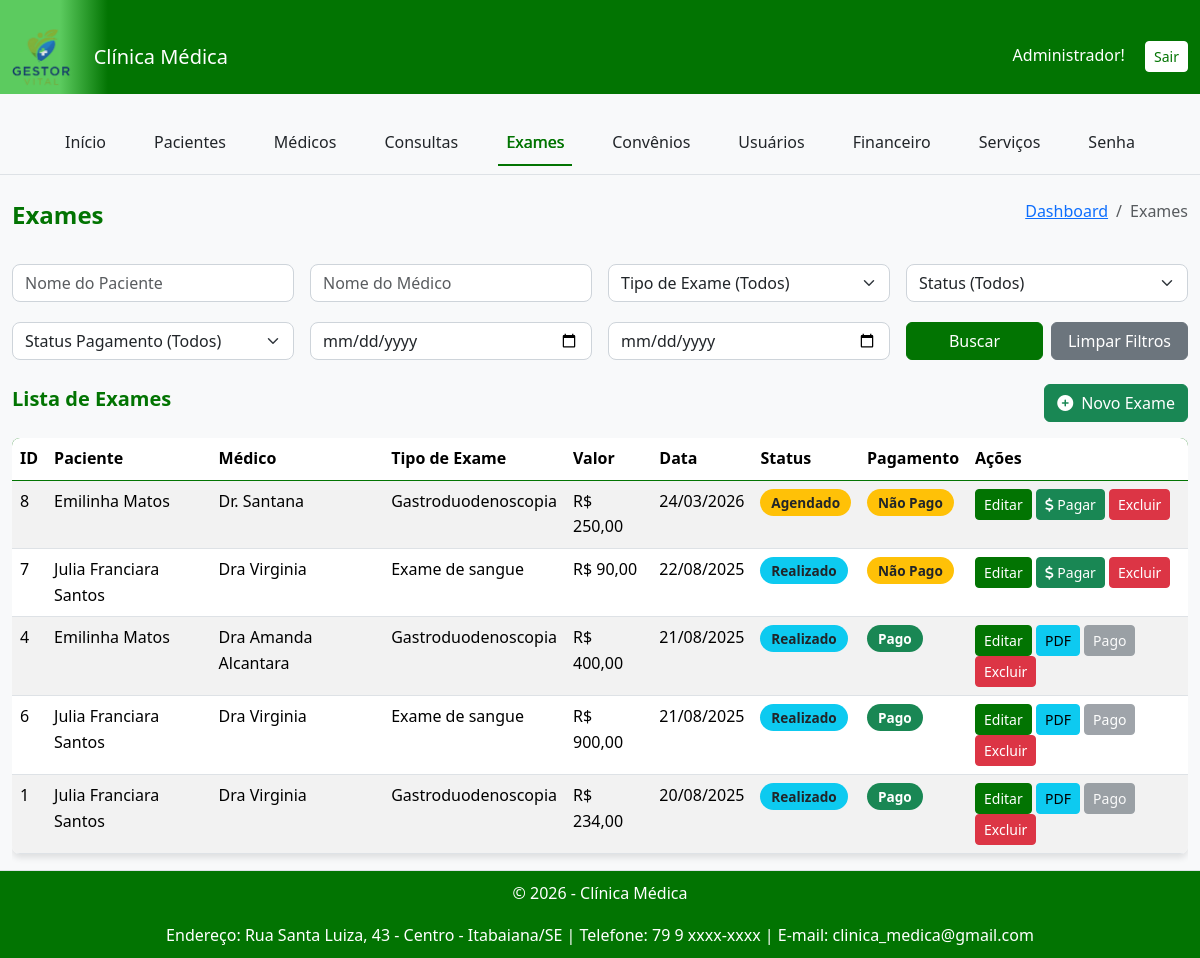
The app's page /clinica_medica/private/exames/listar_exames.php (signed in) with its own data.
### tables this page shows
CREATE TABLE `identidade_clinica` (
  `id` int(11) NOT NULL,
  `nome_clinica` varchar(255) NOT NULL,
  `url_logo` varchar(255) DEFAULT NULL,
  `endereco` varchar(255) DEFAULT NULL,
  `telefone` varchar(20) DEFAULT NULL,
  `email` varchar(100) DEFAULT NULL,
  `ultimo_update` timestamp NOT NULL DEFAULT CURRENT_TIMESTAMP ON UPDATE CURRENT_TIMESTAMP,
  `cor_primaria` varchar(7) DEFAULT '#007bff'
);

CREATE TABLE `exames` (
  `id` int(11) NOT NULL,
  `paciente_id` int(11) NOT NULL,
  `medico_id` int(11) NOT NULL,
  `data_exame` date NOT NULL,
  `resultado` text,
  `status` enum('Agendado','Realizado','Com Laudo','Cancelado') NOT NULL DEFAULT 'Agendado',
  `data_criacao` datetime DEFAULT CURRENT_TIMESTAMP,
  `data_atualizacao` datetime DEFAULT CURRENT_TIMESTAMP ON UPDATE CURRENT_TIMESTAMP,
  `nome_arquivo` varchar(255) DEFAULT NULL,
  `servico_id` int(11) DEFAULT NULL
);

CREATE TABLE `pacientes` (
  `id` int(11) NOT NULL,
  `nome` varchar(100) NOT NULL,
  `cpf` varchar(14) NOT NULL,
  `data_nascimento` date DEFAULT NULL,
  `telefone` varchar(20) DEFAULT NULL,
  `email` varchar(100) DEFAULT NULL,
  `endereco` text,
  `convenio_id` int(11) DEFAULT NULL,
  `observacoes` text,
  `criado_em` timestamp NOT NULL DEFAULT CURRENT_TIMESTAMP
);

CREATE TABLE `medicos` (
  `id` int(11) NOT NULL,
  `nome` varchar(100) NOT NULL,
  `crm` varchar(20) NOT NULL,
  `especialidade` varchar(100) NOT NULL,
  `telefone` varchar(20) DEFAULT NULL,
  `email` varchar(100) DEFAULT NULL,
  `horario_atendimento` text,
  `criado_em` timestamp NOT NULL DEFAULT CURRENT_TIMESTAMP,
  `usuario_id` int(11) DEFAULT NULL
);

CREATE TABLE `servicos` (
  `id` int(11) NOT NULL,
  `nome` varchar(255) NOT NULL,
  `preco` decimal(10,2) NOT NULL,
  `tipo` enum('Consulta','Exame') NOT NULL,
  `descricao` text,
  `data_criacao` timestamp NOT NULL DEFAULT CURRENT_TIMESTAMP
);

### config/helpers.php (called while the page is built, shortened)
<?php
function get_contrast_color($hexcolor) {
    $hexcolor = ltrim($hexcolor, '#');
    $r = hexdec(substr($hexcolor, 0, 2));
    $g = hexdec(substr($hexcolor, 2, 2));
    $b = hexdec(substr($hexcolor, 4, 2));
    $luminance = (0.299 * $r + 0.587 * $g + 0.114 * $b) / 255;
    return $luminance > 0.5 ? '#000000' : '#FFFFFF';
}
?>

### clinica_medica/private/exames/listar_exames.php (the view, shortened to what this page needs)
<?php
require_once __DIR__ . '/../../config/config.php';
include_once __DIR__ . '/../includes/cabecalho.php';
include_once __DIR__ . '/../includes/menu.php';
$paciente_nome = $_GET['paciente_nome'] ?? '';
$medico_nome = $_GET['medico_nome'] ?? '';
$data_inicio = $_GET['data_inicio'] ?? '';
$data_fim = $_GET['data_fim'] ?? '';
$status_pagamento = $_GET['status_pagamento'] ?? '';
try {
    $sql = "SELECT e.*,
                   p.nome AS nome_paciente,
                   m.nome AS nome_medico,
                   s.nome AS nome_servico,
                   s.preco AS preco_servico,
                   COALESCE(pg.valor, s.preco, 0) AS valor_exibido,
                   CASE WHEN pg.id IS NOT NULL THEN 'Pago' ELSE 'Não Pago' END AS status_pagamento_display
            FROM exames e
            INNER JOIN pacientes p ON e.paciente_id = p.id
            INNER JOIN medicos m ON e.medico_id = m.id
            LEFT JOIN servicos s ON e.servico_id = s.id
            LEFT JOIN pagamentos pg ON e.id = pg.exame_id
            WHERE 1=1";
    $sql .= " ORDER BY e.data_exame DESC";
    $stmt = $conn->prepare($sql);
    $stmt->execute();
    $result = $stmt->get_result();
} catch (Exception $e) {
    $mensagem_erro = "Erro ao carregar exames: " . $e->getMessage();
    $result = false;
}
?>
<div class="container mt-4">
    <div class="d-flex justify-content-between align-items-center mb-4">
        <h4>Exames</h4>
        <nav aria-label="breadcrumb">
            <ol class="breadcrumb">
                <li class="breadcrumb-item"><a href="../dashboard.php">Dashboard</a></li>
                <li class="breadcrumb-item active" aria-current="page">Exames</li>
            </ol>
        </nav>
    </div>
    <form action="" method="GET" class="mb-4">
        <div class="row g-3">
            <div class="col-md-6 col-lg-3">
                <input type="text" class="form-control" name="paciente_nome" placeholder="Nome do Paciente" value="<?= htmlspecialchars($paciente_nome) ?>">
            </div>
            <div class="col-md-6 col-lg-3">
                <input type="text" class="form-control" name="medico_nome" placeholder="Nome do Médico" value="<?= htmlspecialchars($medico_nome) ?>">
            </div>
            <div class="col-md-6 col-lg-3">
                <select class="form-select" name="tipo_exame_filtro">
                    <option value="">Tipo de Exame (Todos)</option>
                </select>
            </div>
            <div class="col-md-6 col-lg-3">
                <select class="form-select" name="status">
                    <option value="">Status (Todos)</option>
                </select>
            </div>
        </div>
        <div class="row g-3 mt-1">
            <div class="col-md-6 col-lg-3">
                <select class="form-select" name="status_pagamento">
                    <option value="Todos" <?= ($status_pagamento == 'Todos') ? 'selected' : '' ?>>Status Pagamento (Todos)</option>
                </select>
            </div>
            <div class="col-md-6 col-lg-3">
                <input type="date" class="form-control" id="data_inicio" name="data_inicio" value="<?= htmlspecialchars($data_inicio) ?>">
            </div>
            <div class="col-md-6 col-lg-3">
                <input type="date" class="form-control" id="data_fim" name="data_fim" value="<?= htmlspecialchars($data_fim) ?>">
            </div>
            <div class="col-md-6 col-lg-3 d-flex align-items-end">
                <button type="submit" class="btn btn-primary w-100 me-2">Buscar</button>
                <a href="listar_exames.php" class="btn btn-secondary w-100">Limpar Filtros</a>
            </div>
        </div>
    </form>
    <div class="d-flex justify-content-between align-items-center mb-3">
        <h5>Lista de Exames</h5>
        <a href="cadastrar_exame.php" class="btn btn-success">
            <i class="fas fa-plus-circle me-2"></i>Novo Exame
        </a>
    </div>
    <?php if ($result && $result->num_rows > 0): ?>
        <div class="table-responsive">
            <table class="table table-striped table-hover">
                <thead>
                    <tr>
                        <th>ID</th>
                        <th>Paciente</th>
                        <th>Médico</th>
                        <th>Tipo de Exame</th>
                        <th>Valor</th>
                        <th>Data</th>
                        <th>Status</th>
                        <th>Pagamento</th>
                        <th>Ações</th>
                    </tr>
                </thead>
                <tbody>
                    <?php while ($exame = $result->fetch_assoc()): ?>
                        <tr>
                            <td><?= htmlspecialchars($exame['id']) ?></td>
                            <td><?= htmlspecialchars($exame['nome_paciente']) ?></td>
                            <td><?= htmlspecialchars($exame['nome_medico']) ?></td>
                            <td><?= htmlspecialchars($exame['nome_servico']) ?></td>
                            <td>R$ <?= number_format($exame['valor_exibido'] ?? 0, 2, ',', '.') ?></td>
                            <td><?= date('d/m/Y', strtotime($exame['data_exame'])) ?></td>
                            <td>
                                <span class="badge
                                    <?php
                                    switch ($exame['status']) {
                                        case 'Agendado': echo 'bg-warning text-dark'; break;
                                        case 'Realizado': echo 'bg-info text-dark'; break;
                                    }
                                    ?>">
                                    <?= htmlspecialchars($exame['status']) ?>
                                </span>
                            </td>
                            <td>
                                <span class="badge
                                    <?php
                                    if ($exame['status_pagamento_display'] == 'Pago') {
                                        echo 'bg-success';
                                    } else {
                                        echo 'bg-warning text-dark';
                                    }
                                    ?>">
                                    <?= htmlspecialchars($exame['status_pagamento_display']) ?>
                                </span>
                            </td>
                            <td>
                                <a href="editar_exame.php?id=<?= htmlspecialchars($exame['id']) ?>" class="btn btn-sm btn-primary">Editar</a>
                                <?php if (!empty($exame['resultado'])): ?>
                                    <a href="gerar_laudo_pdf.php?id=<?= htmlspecialchars($exame['id']) ?>" class="btn btn-sm btn-info" target="_blank">PDF</a>
                                <?php endif; ?>
                                <?php if ($exame['status_pagamento_display'] !== 'Pago'): ?>
                                <button type="button" class="btn btn-sm btn-success" data-bs-toggle="modal" data-bs-target="#modalPagamento"
                                    data-id="<?= htmlspecialchars($exame['id']) ?>"
                                    data-valor="<?= htmlspecialchars($exame['preco_servico'] ?? 0) ?>">
                                    <i class="fas fa-dollar-sign"></i> Pagar
                                </button>
                                <?php else: ?>
                                <button type="button" class="btn btn-sm btn-secondary" disabled>Pago</button>
                                <?php endif; ?>
                                <a href="excluir_exame.php?id=<?= htmlspecialchars($exame['id']) ?>" class="btn btn-sm btn-danger" onclick="return confirm('Tem certeza que deseja excluir este exame? Esta ação é irreversível e também removerá o arquivo anexo.');">Excluir</a>
                            </td>
                        </tr>
                    <?php endwhile; ?>
                </tbody>
            </table>
        </div>
    <?php else: ?>
        <div class="alert alert-info" role="alert">Nenhum exame encontrado.</div>
    <?php endif; ?>
</div>
<?php
include_once __DIR__ . '/../includes/rodape.php';
?>

### clinica_medica/private/includes/cabecalho.php (shortened to what this page needs)
<?php
require_once __DIR__ . '/../../config/config.php';
require_once __DIR__ . '/../../../config/helpers.php';
$caminho_base_do_projeto = '/';
$nome_clinica = "Clínica Médica";
$url_logo = "logo_padrao.png";
$cor_primaria = "#007bff";
try {
    $sql = "SELECT nome_clinica, url_logo, cor_primaria FROM identidade_clinica ORDER BY id DESC LIMIT 1";
    $result = $conn->query($sql);
    if ($result && $result->num_rows > 0) {
        $identidade = $result->fetch_assoc();
        $nome_clinica = htmlspecialchars($identidade['nome_clinica']);
        if (!empty($identidade['url_logo'])) {
            $url_logo = htmlspecialchars($identidade['url_logo']);
        }
        if (!empty($identidade['cor_primaria'])) {
            $cor_primaria = htmlspecialchars($identidade['cor_primaria']);
        }
    }
} catch (Exception $e) {
    error_log("Erro ao buscar identidade da clínica: " . $e->getMessage());
}
$nome_pasta_clinica = 'clinica_medica';
$caminho_base_clinica_publica = $caminho_base_do_projeto . $nome_pasta_clinica . '/public/';
$caminho_base_clinica_uploads = $caminho_base_do_projeto . $nome_pasta_clinica . '/';
$cor_contraste = get_contrast_color($cor_primaria);
?>
<!DOCTYPE html>
<html lang="pt-br">
<head>
    <link href="https://cdn.jsdelivr.net/npm/bootstrap@5.3.2/dist/css/bootstrap.min.css" rel="stylesheet">
    <link rel="stylesheet" href="https://cdnjs.cloudflare.com/ajax/libs/font-awesome/6.5.2/css/all.min.css">
    <link rel="stylesheet" href="<?= $caminho_base_clinica_publica . 'assets/css/style.css' ?>">
</head>
<body>
<nav class="navbar navbar-expand-lg navbar-dark navbar-custom">
    <div class="container-fluid">
        <a class="navbar-brand" href="../dashboard.php">
            <img src="<?= $caminho_base_clinica_uploads . $url_logo ?>" alt="Logo da <?= $nome_clinica ?>" class="logo-img">
            <span class="ms-2"><?= $nome_clinica ?></span>
        </a>
        <div>
            <span class="me-3" style="color: <?= $cor_contraste ?>;"><?= htmlspecialchars($_SESSION['usuario_nome']); ?>!</span>
            <a href="<?= $caminho_base_do_projeto ?>logout.php" class="btn btn-sm btn-custom-logout">Sair</a>
        </div>
    </div>
</nav>
<div class="container-fluid">
    <div class="row">

### clinica_medica/private/includes/rodape.php (shortened to what this page needs)
<?php
$dados_rodape = [
    'nome_clinica' => 'Clínica Médica',
    'endereco' => '',
    'telefone' => '',
    'email' => '',
    'cor_primaria' => '#f8f9fa'
];
try {
    if (isset($conn) && $conn->ping()) {
        $sql = "SELECT nome_clinica, endereco, telefone, email, cor_primaria FROM identidade_clinica ORDER BY id DESC LIMIT 1";
        $result = $conn->query($sql);
        if ($result && $result->num_rows > 0) {
            $dados_rodape = $result->fetch_assoc();
        }
    }
} catch (Exception $e) {
    error_log("Erro ao buscar dados do rodapé: " . $e->getMessage());
}
?>
    <footer style="text-align: center; padding: 10px; background-color: <?= htmlspecialchars($dados_rodape['cor_primaria']) ?>; color: white; border-top: 1px solid #dee2e6;">
        <p>&copy; <?= date('Y') ?> - <?= htmlspecialchars($dados_rodape['nome_clinica']) ?></p>
        <p style="margin-bottom: 0;">
            Endereço: <?= htmlspecialchars($dados_rodape['endereco']) ?> |
            Telefone: <?= htmlspecialchars($dados_rodape['telefone']) ?> |
            E-mail: <?= htmlspecialchars($dados_rodape['email']) ?>
        </p>
    </footer>
</body>
</html>

### clinica_medica/public/assets/css/style.css (style rules this page uses)
:root { --primary-color: #007bff; --secondary-color: #6c757d; --background-color: #f8f9fa; --text-color: #343a40; --shadow-light: 0 4px 6px rgba(0, 0, 0, 0.1); --border-radius: 8px; }
body { overflow-y: scroll; background-color: var(--background-color); color: var(--text-color); font-family: 'Segoe UI', 'Roboto', 'Helvetica Neue', Arial, sans-serif; line-height: 1.6; }
h1, h2, h3, h4, h5, h6 { color: var(--primary-color); font-weight: 600; }
.container-fluid { padding-top: 20px; }
.btn-primary { background-color: var(--primary-color); border-color: var(--primary-color); transition: background-color 0.3s ease; }
.table { box-shadow: var(--shadow-light); border-radius: var(--border-radius); overflow: hidden; }
.badge { padding: 0.5em 0.8em; font-size: 0.85em; font-weight: 600; border-radius: 50px; }
.form-control, .form-select { border-radius: var(--border-radius); border-color: #ced4da; box-shadow: none; transition: border-color 0.2s ease, box-shadow 0.2s ease; }
.navbar-custom { min-height: 60px; }
.navbar-brand { height: 100%; padding-top: 0; padding-bottom: 0; display: flex; align-items: center; }
.logo-img { height: 98%; max-height: 50px; width: auto; object-fit: contain; }
.table thead { background-color: var(--primary-color); color: #fff; border-color: var(--primary-color); }

### records on screen
identidade_clinica: url_logo (picture), nome_clinica "Clínica Médica", endereco "Rua Santa Luiza, 43 - Centro - Itabaiana/SE", telefone "79 9 xxxx-xxxx", email "clinica_medica@gmail.com"
exames: id "8", paciente.nome "Emilinha Matos", medico.nome "Dr. Santana", servico.nome "Gastroduodenoscopia", valor_exibido "250,00", data_exame "24/03/2026", status "Agendado", status_pagamento_display "Não Pago"
exames: id "7", paciente.nome "Julia Franciara Santos", medico.nome "Dra Virginia", servico.nome "Exame de sangue", valor_exibido "90,00", data_exame "22/08/2025", status "Realizado", status_pagamento_display "Não Pago"
exames: id "4", paciente.nome "Emilinha Matos", medico.nome "Dra Amanda Alcantara", servico.nome "Gastroduodenoscopia", valor_exibido "400,00", data_exame "21/08/2025", status "Realizado", status_pagamento_display "Pago"
exames: id "6", paciente.nome "Julia Franciara Santos", medico.nome "Dra Virginia", servico.nome "Exame de sangue", valor_exibido "900,00", data_exame "21/08/2025", status "Realizado", status_pagamento_display "Pago"
exames: id "1", paciente.nome "Julia Franciara Santos", medico.nome "Dra Virginia", servico.nome "Gastroduodenoscopia", valor_exibido "234,00", data_exame "20/08/2025", status "Realizado", status_pagamento_display "Pago"

### other values on screen
$_SESSION['usuario_nome'] "Administrador"
$nome "Início"
$nome "Pacientes"
$nome "Médicos"
$nome "Consultas"
$nome "Exames"
$nome "Convênios"
$nome "Usuários"
$nome "Financeiro"
$nome "Serviços"
$nome "Senha"
